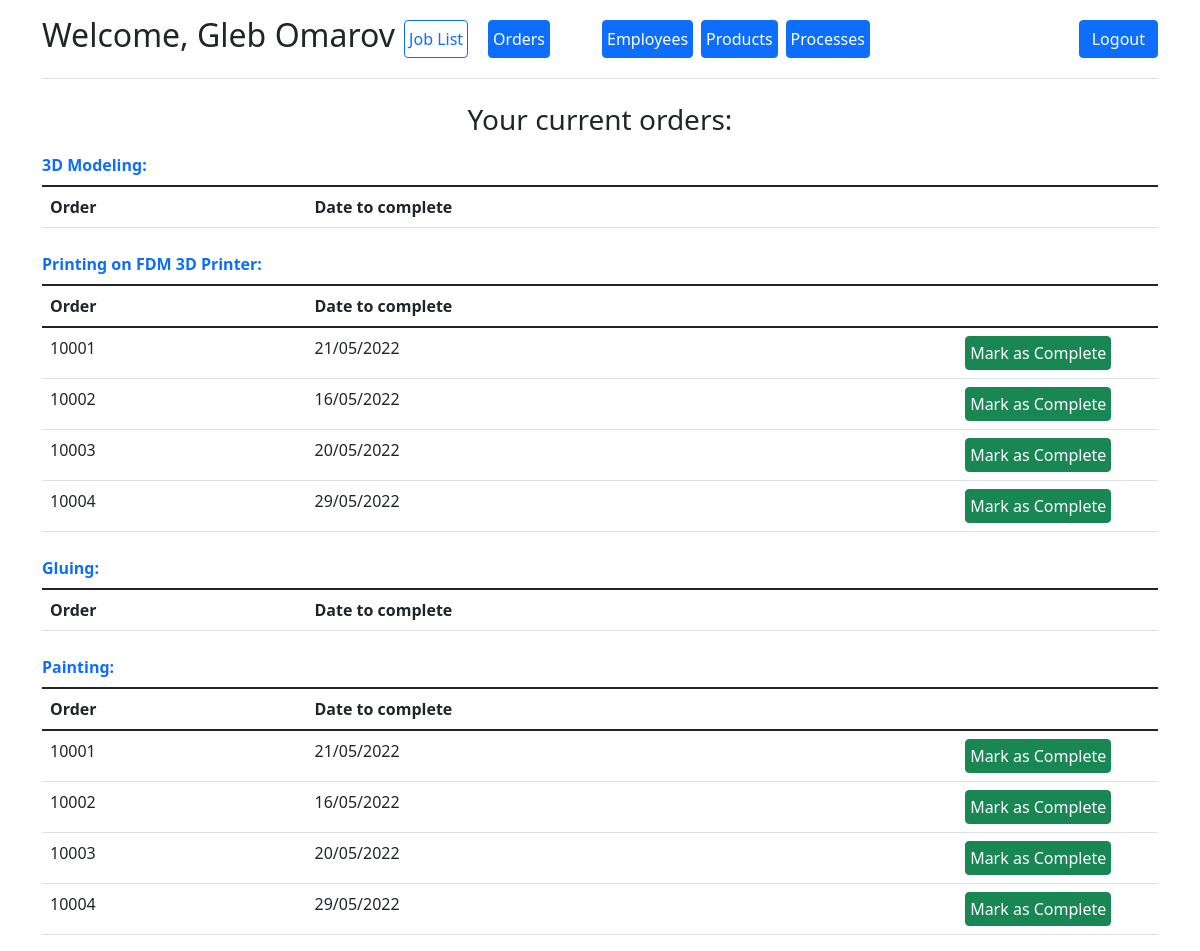
Page /dashboard (signed in) on the earlier database version.
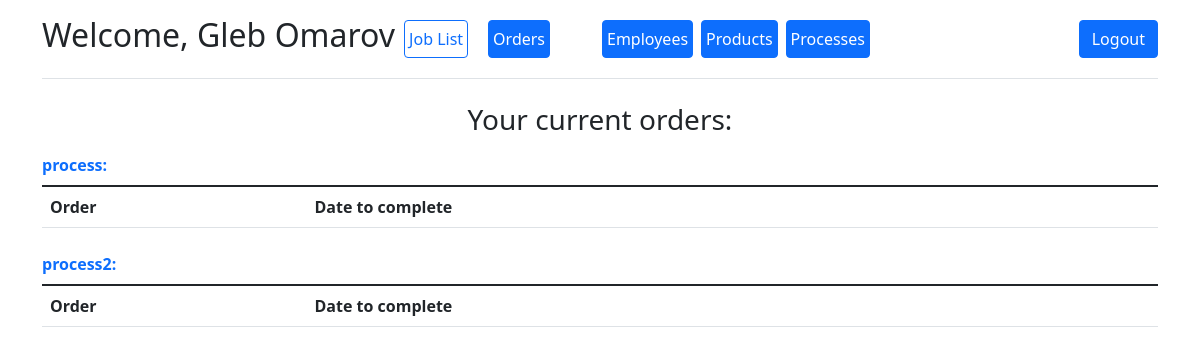
Same page on the later database version.
### app/models.py (models this page shows)
class Employee(db.Model, UserMixin):
    id = db.Column(db.Integer, primary_key=True, nullable=False, autoincrement=True)
    first_name = db.Column("First name", db.String)
    last_name = db.Column("Last name", db.String)
    user_name = db.Column("Username", db.String, unique=True)
    password = db.Column("Password", db.String)
    admin = db.Column("Administrator", db.Boolean, default=False)
    processes = db.relationship('Process', backref='employee', lazy='dynamic')
    active = db.Column("active", db.Boolean, default=True)

class Process(db.Model):
    process_id = db.Column(db.Integer, primary_key=True, nullable=False, autoincrement=True)
    name = db.Column("Name", db.String)
    responsible_employee = db.Column(db.Integer, db.ForeignKey('employee.id'))
    products = db.relationship("Product", secondary=product_processes, back_populates="processes")
    processes_in_order = db.relationship('ProcessInOrder', backref='Process', lazy='dynamic')
    active = db.Column("active", db.Boolean, default=True)

class ProcessInOrder(db.Model):
    processes_in_order_id = db.Column(db.Integer, primary_key=True, nullable=False, autoincrement=True)
    order = db.Column(db.Integer, db.ForeignKey('order.order_id'))
    process = db.Column(db.Integer, db.ForeignKey('process.process_id'))
    completed = db.Column("Completed", db.Boolean, default=False)
    comment = db.Column("Comment", db.String, default="")

class Order(db.Model):
    order_id = db.Column(db.Integer, primary_key=True, nullable=False)
    customer = db.Column("Name", db.String)
    quantity = db.Column("Quantity", db.Integer)
    completed = db.Column("Completed", db.Boolean, default=False)
    date_to_complete = db.Column("Date_to_complete", db.Date)
    products = db.relationship("Product", secondary=orders_products, back_populates="orders")
    processes_in_order = db.relationship('ProcessInOrder', backref='Order', lazy='dynamic')

### app/routes.py (the view)
@process_app.route('/dashboard')
@login_required
def dashboard():
    table = [process for process in models.ProcessInOrder.query.filter_by(completed=False) if
             process.Process.responsible_employee == current_user.id]
    return render_template('homepage.html', table=table)

### app/__init__.py (called while the page is built)
@login_manager.user_loader
def load_user(user_id):
    return Employee.query.get(int(user_id))

### app/templates/homepage.html
{% extends "base.html" %}
{% block content %}
<div class="container">
    <h3 class="text-center">Your current orders:</h3>
    {% for process in current_user.processes %}
    <table class="table table-hover">
        <caption class="caption-top text-primary fw-bold">{{ process.name }}:</caption>
        <thead>
        <tr>
            <th scope="col">Order</th>
            <th scope="col">Date to complete</th>
            <th scope="col" style="width:18%;"></th>
        </tr>
        </thead>
        <tbody>
        {% for record in table if process == record.Process %}
        <tr>
            <td>{{ record.Order.order_id }}</td>
            <td>{{ record.Order.date_to_complete.strftime('%d/%m/%Y') }}</td>
            <td><a href="{{ url_for('complete_process', process_id=record.processes_in_order_id) }}"
                   class="btn btn-success p-1">Mark as Complete</a></td>
        </tr>
        {% endfor %}
        </tbody>
    </table>
    {% endfor %}
</div>
{% endblock %}

### app/templates/base.html (shortened to what this page needs)
<!DOCTYPE html>
<html lang="en">
<head>
    <link href="https://cdn.jsdelivr.net/npm/bootstrap@5.1.3/dist/css/bootstrap.min.css" rel="stylesheet"
>
    <link href="{{ url_for('static', filename='style.css') }}" rel="stylesheet">
</head>
<body>
{% include "navbar.html" %}
{% block content %}
{% endblock %}
</body>
</html>

### app/templates/navbar.html
<div class="container">
    <header class="d-flex flex-wrap align-items-center justify-content-center justify-content-md-between py-3 mb-4 border-bottom">
        {% if current_user.is_authenticated %}
        <h2>Welcome, {{ current_user.first_name}} {{ current_user.last_name}}</h2>
        {% endif %}
        {% if current_user.is_authenticated and current_user.admin %}
        <ul class="nav col-12 col-md-auto mb-2 justify-content-center mb-md-0">
            <li><a href="{{ url_for('dashboard') }}" class="px-1 mx-1 btn btn-outline-primary">Job List</a></li>
            <li><a href="{{ url_for('add_order') }}" class="px-1 ms-3 me-5 btn btn-primary">Orders</a></li>
            <li><a href="{{ url_for('add_user') }}" class="px-1 mx-1 btn btn-primary">Employees</a></li>
            <li><a href="{{ url_for('add_product') }}" class="px-1 mx-1 btn btn-primary">Products</a></li>
            <li><a href="{{ url_for('add_process') }}" class="px-1 mx-1 btn btn-primary">Processes</a></li>
        </ul>
        {% endif %}
        <div class="col-md-3 text-end">
            {% if current_user.is_authenticated %}
            <a href="{{ url_for('logout') }}" class="btn btn-primary">Logout</a>
            {% else %}
            <a href="{{ url_for('login') }}" class="btn btn-outline-primary me-2">Login</a>
            {% endif %}
        </div>
    </header>
</div>

### app/static/style.css (style rules this page uses)
body { position: relative; }

Differences in the rows shown:
removed ProcessInOrder: Order.order_id "10001", Order.date_to_complete "21/05/2022", shown under Process "Printing on FDM 3D Printer"
removed ProcessInOrder: Order.order_id "10002", Order.date_to_complete "16/05/2022", shown under Process "Printing on FDM 3D Printer"
removed ProcessInOrder: Order.order_id "10003", Order.date_to_complete "20/05/2022", shown under Process "Printing on FDM 3D Printer"
removed ProcessInOrder: Order.order_id "10004", Order.date_to_complete "29/05/2022", shown under Process "Printing on FDM 3D Printer"
removed Process: name "Gluing"
removed Process: name "Painting"
removed ProcessInOrder: Order.order_id "10001", Order.date_to_complete "21/05/2022", shown under "Painting"
removed ProcessInOrder: Order.order_id "10002", Order.date_to_complete "16/05/2022", shown under "Painting"
removed ProcessInOrder: Order.order_id "10003", Order.date_to_complete "20/05/2022", shown under "Painting"
removed ProcessInOrder: Order.order_id "10004", Order.date_to_complete "29/05/2022", shown under "Painting"
changed Process: name "3D Modeling" → "process"
changed Process: name "Printing on FDM 3D Printer" → "process2"
